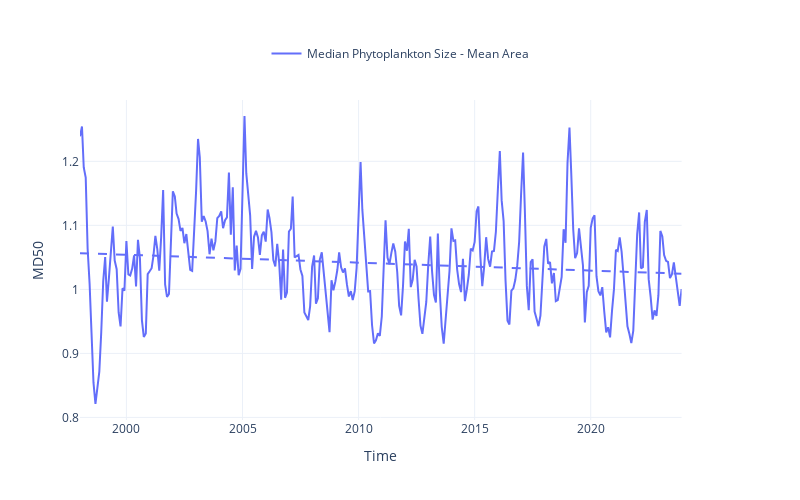

The notebook cell this image was saved under:
### Code cell
fig = plot_timeseries_interactive(dict_plot, trendline=True, scatter_dict = None);

### Figure 1 — Plotly figure (JSON) as saved in the notebook; plotly's stock layout.template omitted (floating-point values rounded to 4 significant figures; data arrays with more than 128 entries replaced by an {"elided": "..."} marker saying what was removed)
{"data": [{"line": {"color": "#636EFA"}, "name": "Median Phytoplankton Size - Mean Area", "type": "scatter", "x": {"elided": "312 str values"}, "xaxis": "x", "y": {"elided": "312 float values"}, "yaxis": "y"}, {"line": {"color": "#636EFA", "dash": "dash"}, "mode": "lines", "name": "Median Phytoplankton Size - Mean Area (Trend)", "showlegend": false, "type": "scatter", "x": {"elided": "312 str values"}, "xaxis": "x", "y": {"elided": "312 float values"}, "yaxis": "y"}], "layout": {"height": 500, "legend": {"font": {"size": 12}, "orientation": "h", "x": 0.5, "xanchor": "center", "y": 1.1, "yanchor": "bottom"}, "title": {"text": " "}, "width": 800, "xaxis": {"anchor": "y", "domain": [0, 0.94], "title": {"text": "Time"}}, "yaxis": {"anchor": "x", "domain": [0, 1], "title": {"text": "MD50"}}, "yaxis2": {"anchor": "x", "overlaying": "y", "side": "right"}}}
